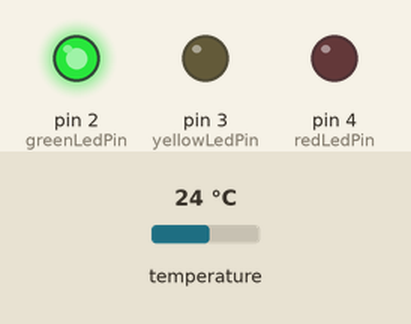
Simulated run of this sketch. Board: Arduino Uno, built with avr-gcc and run on an emulated ATmega328P. Parts: output pins drawn as LEDs (lit = HIGH). The inputs (shaded band) are chosen by the test bench; at power-on: temperature 24 °C. What the sketch prints to the serial monitor is not drawn.

Above: at 2.3 s.
2.4 s: temperature set to 34.5 °C
4.2 s: temperature set to 35.6 °C
At 5.1 s:
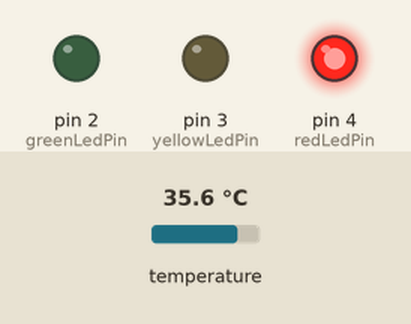
6.1 s: temperature set to 12 °C
At 7.3 s:
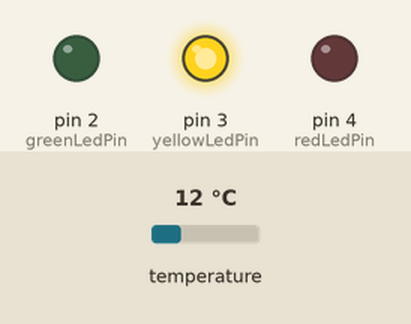
7.6 s: temperature set to 14.7 °C
9.1 s: temperature set to 15.7 °C
At 9.7 s:
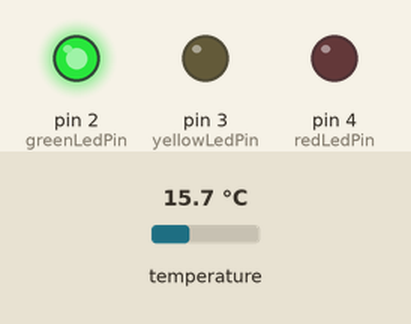
10.7 s: temperature set to 41 °C
At 12.1 s:
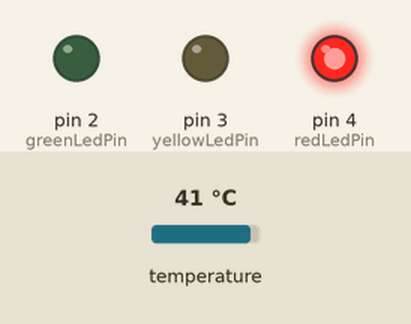
Timing chart, 0 to 13.2 s (numbered marks = the images above; inputs shaded):
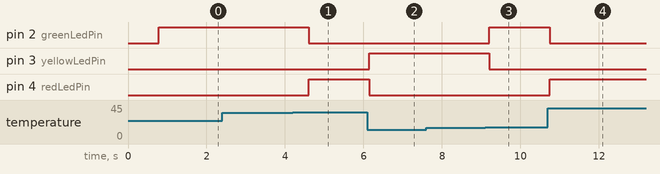

Measured:
- the behaviour switches between 34.9 and 35 °C on temperature (found by bisection; images 0 and 1)
- the behaviour switches between 15 and 15.1 °C on temperature (found by bisection; images 2 and 3)
- after the input at 4.2 s, pin 2 (greenLedPin): HIGH → LOW after 0.41 s; pin 4 (redLedPin): LOW → HIGH after 0.41 s
- after the input at 6.1 s, pin 3 (yellowLedPin): LOW → HIGH after 0.05 s; pin 4 (redLedPin): HIGH → LOW at once
- after the input at 9.1 s, pin 2 (greenLedPin): LOW → HIGH after 0.11 s; pin 3 (yellowLedPin): HIGH → LOW after 0.11 s
- after the input at 10.7 s, pin 2 (greenLedPin): HIGH → LOW at once; pin 4 (redLedPin): LOW → HIGH at once

The sketch:

xbee_and_temp.ino
```cpp
#include <DallasTemperature.h>
#include <OneWire.h>


//int pir_value = 0;

int greenLedPin = 2;           // Pin Green LED is connected to
int yellowLedPin = 3;          // Pin Yellow LED is connected to
int redLedPin = 4;           // Pin Red LED is connected to
//int pirLedPin = 13;          // Pir Led connected output 13

int temp_sensor = 5;       // Pin DS18B20 Sensor is connected to
//int pir_sensor = 9;        // Pir sesor input connected 9

float temperature = 0;      //Variable to store the temperature in
int lowerLimit = 15;      //define the lower threshold for the temperature
int upperLimit = 35;      //define the upper threshold for the temperature


OneWire oneWirePin(temp_sensor);

DallasTemperature sensors(&oneWirePin);

void setup(void){
  Serial.begin(9600);

  //Setup the LEDS to act as outputs
  pinMode(redLedPin,OUTPUT);
  pinMode(greenLedPin,OUTPUT);
  pinMode(yellowLedPin,OUTPUT);

  //pinMode(pir_sensor, INPUT);//pin 9 pir sensor output
  //pinMode(pirLedPin, OUTPUT);

  sensors.begin();
}

void loop(){

//pir_value = digitalRead(pir_sensor);
//digitalWrite(pirLedPin, 13);
//Serial.println(pir_value);


  //Serial.print("Requesting Temperatures from sensors: ");
  sensors.requestTemperatures();
  //Serial.println("DONE");

  temperature = sensors.getTempCByIndex(0);

  digitalWrite(redLedPin, LOW);
  digitalWrite(greenLedPin, LOW);
  digitalWrite(yellowLedPin, LOW);

  //Serial.print("Temperature is ");
  Serial.print(1);
  Serial.print(",");
  Serial.print(int(temperature));
  Serial.print(",");

  //Setup the LEDS to act as outputs
  if(temperature <= lowerLimit){
    //Serial.println(", Yellow LED is Activated");
    digitalWrite(yellowLedPin, HIGH);
  }
  else if(temperature > lowerLimit && temperature < upperLimit){
    //Serial.println(", Green LED is Activated");
    digitalWrite(greenLedPin, HIGH);
  }
  else if(temperature >= upperLimit){
    Serial.println(", Red LED is Activated");
    digitalWrite(redLedPin, HIGH);
  }
  delay(2);
}
```
